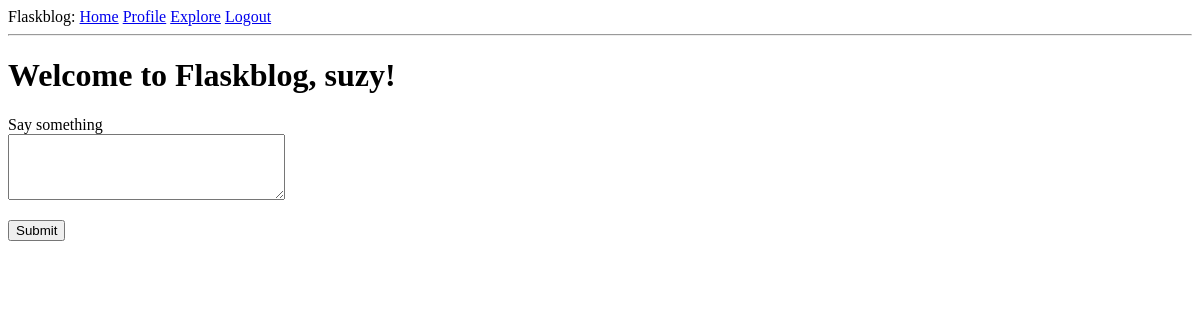
The page /index (signed in) on the database as committed earlier.
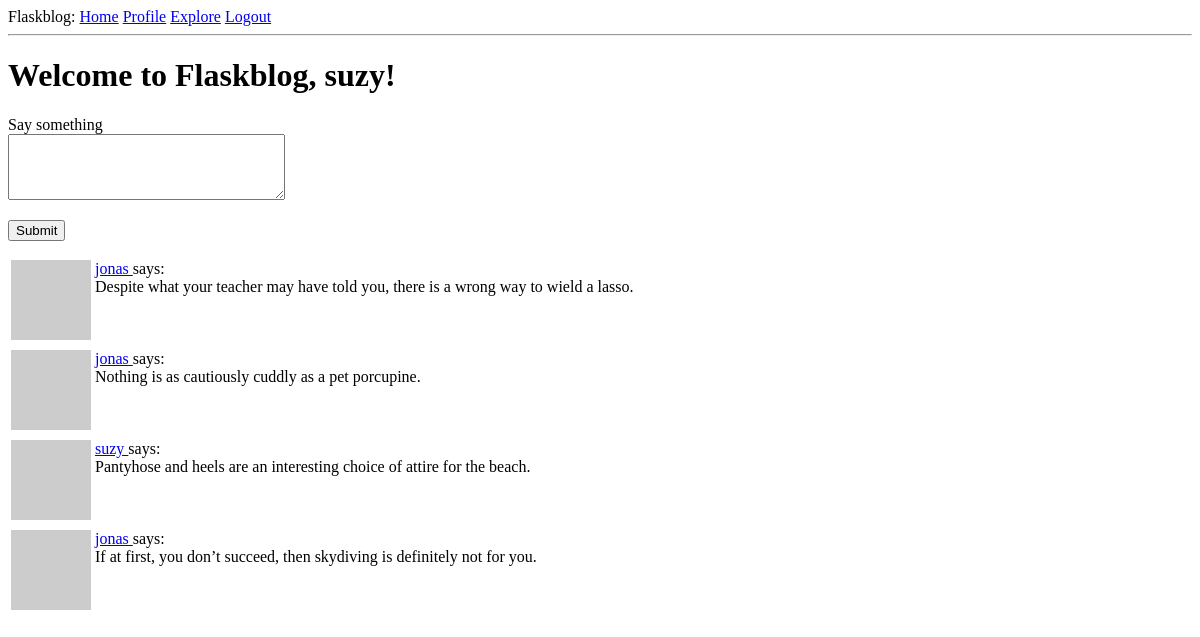
The same page on the database as committed later.
### app/models.py (models this page shows, shortened)
class User(UserMixin, db.Model):
    id: so.Mapped[int] = so.mapped_column(primary_key=True)
    username: so.Mapped[str] = so.mapped_column(sa.String(64), index=True, unique=True)
    email: so.Mapped[str] = so.mapped_column(sa.String(120), index=True, unique=True)
    password_hash: so.Mapped[Optional[str]] = so.mapped_column(sa.String(256))
    posts: so.WriteOnlyMapped['Post'] = so.relationship(back_populates='author')
    about_me: so.Mapped[Optional[str]] = so.mapped_column(sa.String(140))
    last_seen: so.Mapped[Optional[datetime]] = so.mapped_column(
        default=lambda: datetime.now(timezone.utc))
    def avatar(self, size):
        digest = md5(self.email.lower().encode('utf-8')).hexdigest()
        return f'https://www.gravatar.com/avatar/{digest}?d=identicon&s={size}'
    following: so.WriteOnlyMapped['User'] = so.relationship(
        secondary=followers,
        primaryjoin=(followers.c.follower_id == id),
        secondaryjoin=(followers.c.followed_id == id),
        back_populates='followers'
    )
    followers: so.WriteOnlyMapped['User'] = so.relationship(
        secondary=followers,
        primaryjoin=(followers.c.followed_id == id),
        secondaryjoin=(followers.c.follower_id == id),
        back_populates='following'
    )
    def following_posts(self):
        Author = so.aliased(User)
        Follower = so.aliased(User)
        return (
            sa.select(Post)
            .join(Post.author.of_type(Author))
            .join(Author.followers.of_type(Follower), isouter=True)
            .where(sa.or_(
                Follower.id == self.id,
                Author.id == self.id,
            ))
            .group_by(Post)
            .order_by(Post.timestamp.desc())
        )

class Post(db.Model):
    id: so.Mapped[int] = so.mapped_column(primary_key=True)
    body: so.Mapped[str] = so.mapped_column(sa.String(140))
    timestamp: so.Mapped[datetime] = so.mapped_column(index=True, default=lambda: datetime.now(timezone.utc))
    user_id: so.Mapped[int] = so.mapped_column(sa.ForeignKey(User.id), index=True)
    author: so.Mapped[User] = so.relationship(back_populates='posts')

### app/routes.py (the view)
@app.route('/', methods=['GET', 'POST'])
@app.route('/index', methods=['GET', 'POST'])
@login_required
def index():
    form = PostForm()
    if form.validate_on_submit():
        post = Post(body=form.post.data, author=current_user)
        db.session.add(post)
        db.session.commit()
        flash('Your post is now live!')
        return redirect(url_for('index'))
    page = request.args.get('page', 1, type=int)
    posts = db.paginate(current_user.following_posts(), page=page, per_page=app.config['POSTS_PER_PAGE'], error_out=False)
    next_url = url_for('index', page=posts.next_num) \
        if posts.has_next else None
    prev_url = url_for('index', page=posts.prev_num) \
        if posts.has_prev else None
    return render_template('index.html', title='Home', form=form, posts=posts.items, next_url=next_url, prev_url=prev_url)

### app/forms.py
class PostForm(FlaskForm):
    post = TextAreaField('Say something', validators=[
        DataRequired(), Length(min=1, max=140)])
    submit = SubmitField('Submit')

### app/models.py (called while the page is built)
@login.user_loader
def user_loader(id):
    return db.session.get(User, int(id))

### app/routes.py (called while the page is built)
@app.before_request
def before_request():
    if current_user.is_authenticated:
        current_user.last_seen = datetime.now(timezone.utc)
        db.session.commit()

### app/templates/index.html (shortened to what this page needs)
{% extends "base.html" %}
{% block content %}
    <h1>Welcome to Flaskblog, {{current_user.username}}!</h1>
    {% if form %}
        <form action="" method="post">
            <p>
                {{ form.post.label }}<br>
                {{ form.post(cols=32, rows=4) }}<br>
            </p>
            <p>{{ form.submit() }}</p>
        </form>
    {% endif %}
    {% for post in posts %}
        {% include '_post.html' %}
    {% endfor %}
{% endblock %}

### app/templates/base.html (shortened to what this page needs)
<!DOCTYPE html>
<html lang="en">
  <head>
  </head>
  <body>
    <div>
      Flaskblog:
      <a href="{{url_for('index')}}">Home</a>
      {%if current_user.is_anonymous%}
      <a href="{{url_for('login')}}">Login</a>
      {%else%}
      <a href="{{url_for('user', username=current_user.username)}}">Profile</a>
      <a href="{{url_for('explore')}}">Explore</a>
      <a href="{{url_for('logout')}}">Logout</a>
      {%endif%}
    </div>
    <hr />
     {% block content %}{% endblock %}
  </body>
</html>

### app/templates/_post.html
<table>
  <tr valign="top">
    <td><img src="{{ post.author.avatar(36) }}" alt="author avatar" /></td>
    <td>
      <a href="{{ url_for('user', username=post.author.username) }}">
        {{post.author.username}}
      </a>
      says: <br />{{post.body}}</td>
  </tr>
</table>

Rows that differ between the two databases and show on the page:
added Post: author.username "jonas", body "Despite what your teacher may have told you, there is a wrong way to wield a lasso."
added Post: author.username "jonas", body "Nothing is as cautiously cuddly as a pet porcupine."
added Post: author.username "suzy", body "Pantyhose and heels are an interesting choice of attire for the beach."
added Post: author.username "jonas", body "If at first, you don’t succeed, then skydiving is definitely not for you."
